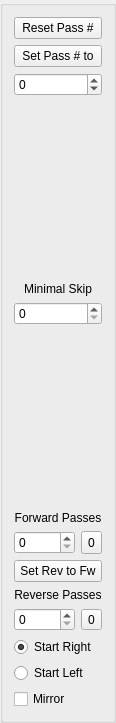
<?xml version="1.0" encoding="UTF-8"?>
<ui version="4.0">
 <class>PassToolbar</class>
 <widget class="QGroupBox" name="PassToolbar">
  <property name="geometry">
   <rect>
    <x>0</x>
    <y>0</y>
    <width>114</width>
    <height>723</height>
   </rect>
  </property>
  <property name="sizePolicy">
   <sizepolicy hsizetype="Minimum" vsizetype="Preferred">
    <horstretch>0</horstretch>
    <verstretch>0</verstretch>
   </sizepolicy>
  </property>
  <property name="windowTitle">
   <string>Passes</string>
  </property>
  <layout class="QGridLayout" name="gridLayout">
   <item row="6" column="0" colspan="2">
    <spacer name="verticalSpacer">
     <property name="orientation">
      <enum>Qt::Vertical</enum>
     </property>
     <property name="sizeHint" stdset="0">
      <size>
       <width>20</width>
       <height>366</height>
      </size>
     </property>
    </spacer>
   </item>
   <item row="9" column="0" colspan="2">
    <widget class="QLabel" name="label_2">
     <property name="text">
      <string>Forward Passes</string>
     </property>
     <property name="alignment">
      <set>Qt::AlignCenter</set>
     </property>
    </widget>
   </item>
   <item row="1" column="0" colspan="2">
    <widget class="QPushButton" name="pbSetPassNumber">
     <property name="focusPolicy">
      <enum>Qt::NoFocus</enum>
     </property>
     <property name="text">
      <string>Set Pass # to</string>
     </property>
    </widget>
   </item>
   <item row="5" column="0" colspan="2">
    <widget class="QSpinBox" name="sbMinimalSkip"/>
   </item>
   <item row="15" column="0" colspan="2">
    <widget class="QRadioButton" name="rbStartLeft">
     <property name="text">
      <string>Start Left</string>
     </property>
    </widget>
   </item>
   <item row="4" column="0" colspan="2">
    <widget class="QLabel" name="label">
     <property name="text">
      <string>Minimal Skip</string>
     </property>
     <property name="alignment">
      <set>Qt::AlignCenter</set>
     </property>
    </widget>
   </item>
   <item row="2" column="0" colspan="2">
    <widget class="QSpinBox" name="sbPassNumber">
     <property name="minimum">
      <number>-999</number>
     </property>
     <property name="maximum">
      <number>999</number>
     </property>
    </widget>
   </item>
   <item row="10" column="0">
    <widget class="QSpinBox" name="sbForwardPasses">
     <property name="sizePolicy">
      <sizepolicy hsizetype="Expanding" vsizetype="Minimum">
       <horstretch>0</horstretch>
       <verstretch>0</verstretch>
      </sizepolicy>
     </property>
     <property name="value">
      <number>0</number>
     </property>
    </widget>
   </item>
   <item row="3" column="0" colspan="2">
    <spacer name="verticalSpacer_2">
     <property name="orientation">
      <enum>Qt::Vertical</enum>
     </property>
     <property name="sizeHint" stdset="0">
      <size>
       <width>20</width>
       <height>367</height>
      </size>
     </property>
    </spacer>
   </item>
   <item row="13" column="1">
    <widget class="QToolButton" name="pbResetReversePasses">
     <property name="focusPolicy">
      <enum>Qt::NoFocus</enum>
     </property>
     <property name="text">
      <string>0</string>
     </property>
    </widget>
   </item>
   <item row="14" column="0" colspan="2">
    <widget class="QRadioButton" name="rbStartRight">
     <property name="text">
      <string>Start Right</string>
     </property>
     <property name="checked">
      <bool>true</bool>
     </property>
    </widget>
   </item>
   <item row="12" column="0" colspan="2">
    <widget class="QLabel" name="label_3">
     <property name="text">
      <string>Reverse Passes</string>
     </property>
     <property name="alignment">
      <set>Qt::AlignCenter</set>
     </property>
    </widget>
   </item>
   <item row="10" column="1">
    <widget class="QToolButton" name="pbResetForwardPasses">
     <property name="sizePolicy">
      <sizepolicy hsizetype="Minimum" vsizetype="Minimum">
       <horstretch>0</horstretch>
       <verstretch>0</verstretch>
      </sizepolicy>
     </property>
     <property name="minimumSize">
      <size>
       <width>10</width>
       <height>0</height>
      </size>
     </property>
     <property name="focusPolicy">
      <enum>Qt::NoFocus</enum>
     </property>
     <property name="text">
      <string>0</string>
     </property>
    </widget>
   </item>
   <item row="0" column="0" colspan="2">
    <widget class="QPushButton" name="pbResetPassNumber">
     <property name="focusPolicy">
      <enum>Qt::NoFocus</enum>
     </property>
     <property name="text">
      <string>Reset Pass #</string>
     </property>
    </widget>
   </item>
   <item row="13" column="0">
    <widget class="QSpinBox" name="sbReversePasses">
     <property name="sizePolicy">
      <sizepolicy hsizetype="Expanding" vsizetype="Minimum">
       <horstretch>0</horstretch>
       <verstretch>0</verstretch>
      </sizepolicy>
     </property>
    </widget>
   </item>
   <item row="11" column="0" colspan="2">
    <widget class="QPushButton" name="pbSetReverseToForwardPasses">
     <property name="focusPolicy">
      <enum>Qt::NoFocus</enum>
     </property>
     <property name="text">
      <string>Set Rev to Fw</string>
     </property>
    </widget>
   </item>
   <item row="16" column="0" colspan="2">
    <widget class="QCheckBox" name="cbMirror">
     <property name="text">
      <string>Mirror</string>
     </property>
    </widget>
   </item>
  </layout>
 </widget>
 <resources/>
 <connections/>
</ui>
